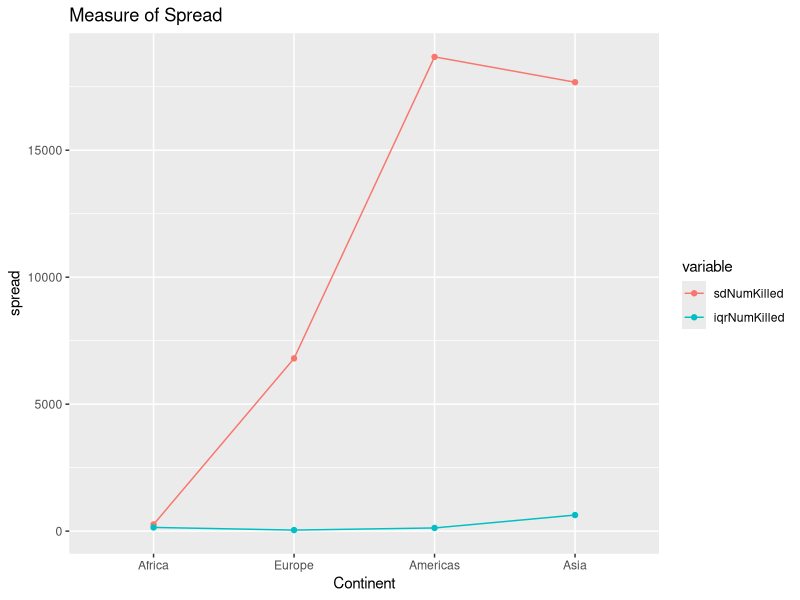
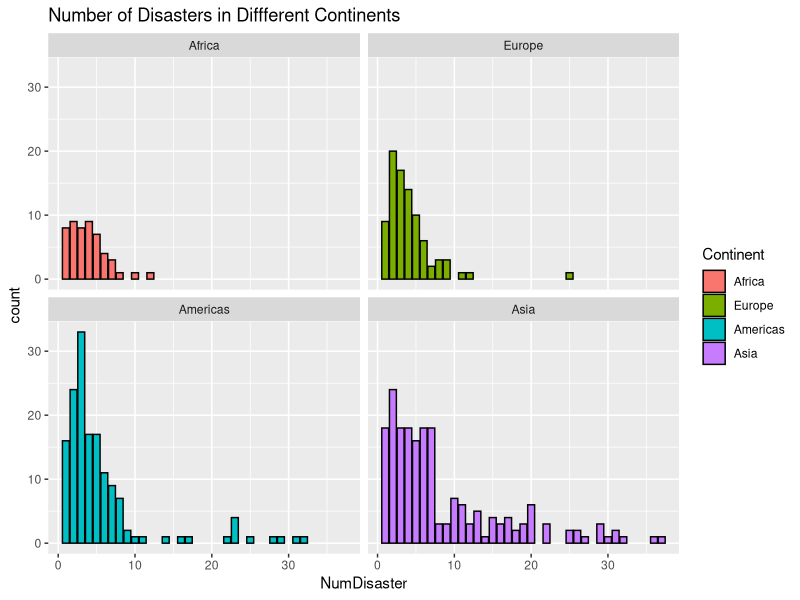
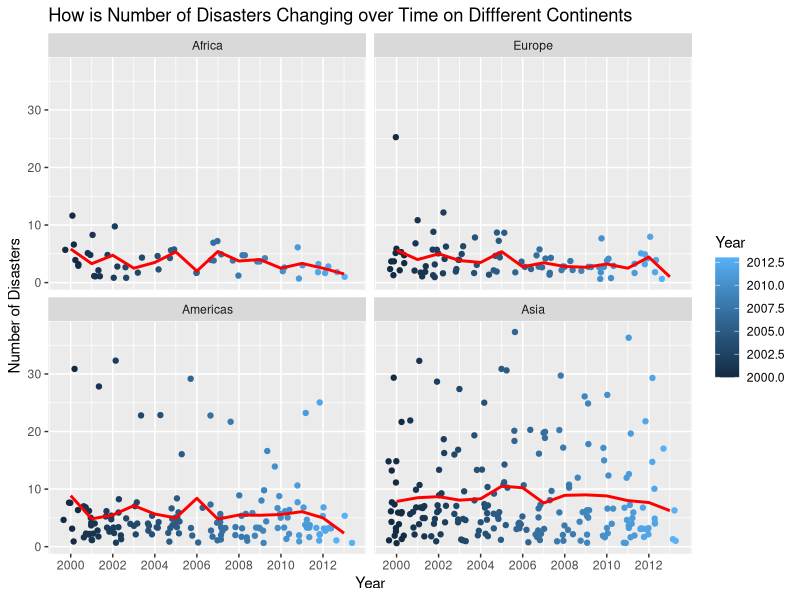
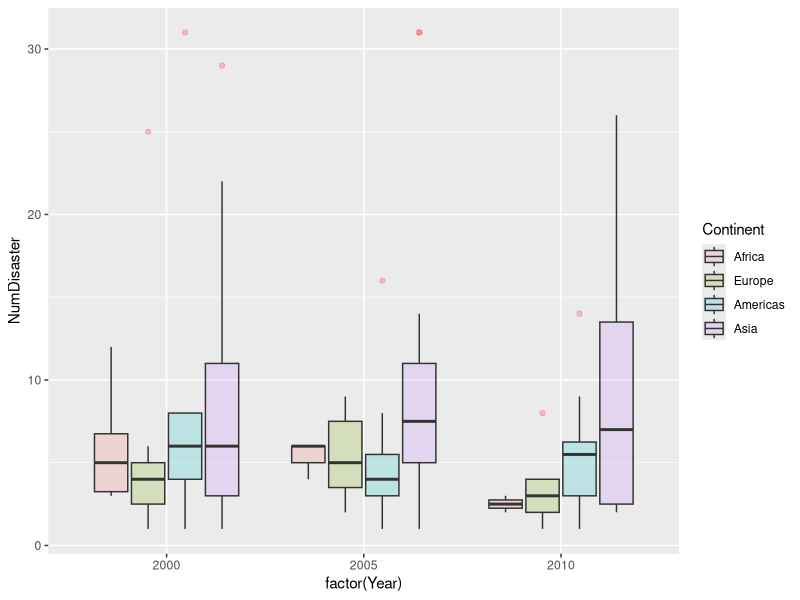
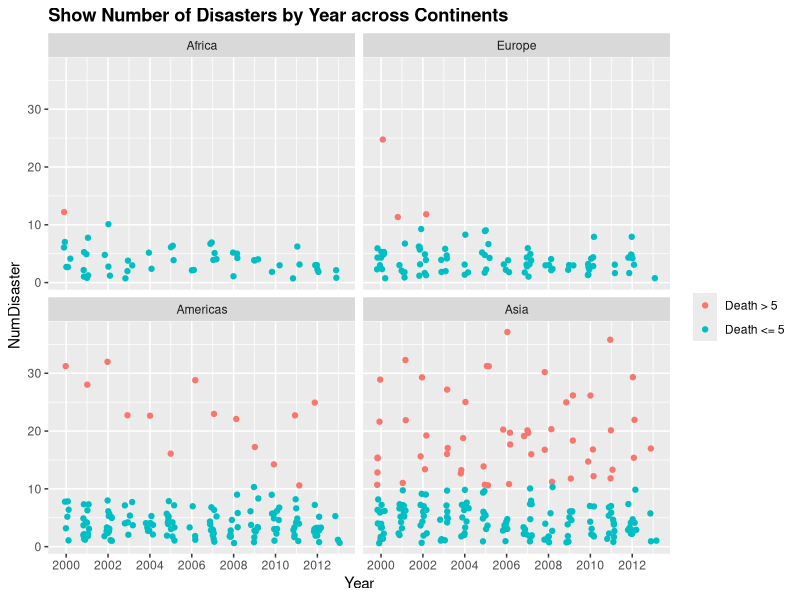
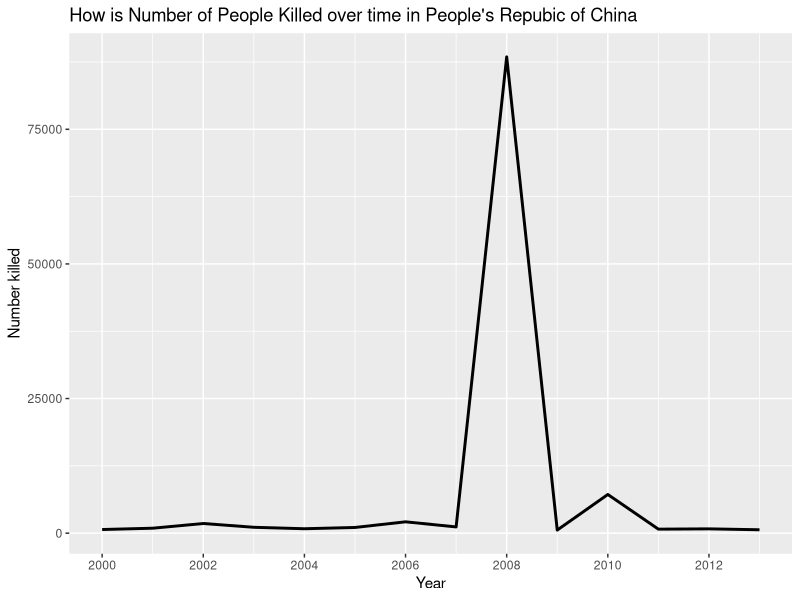
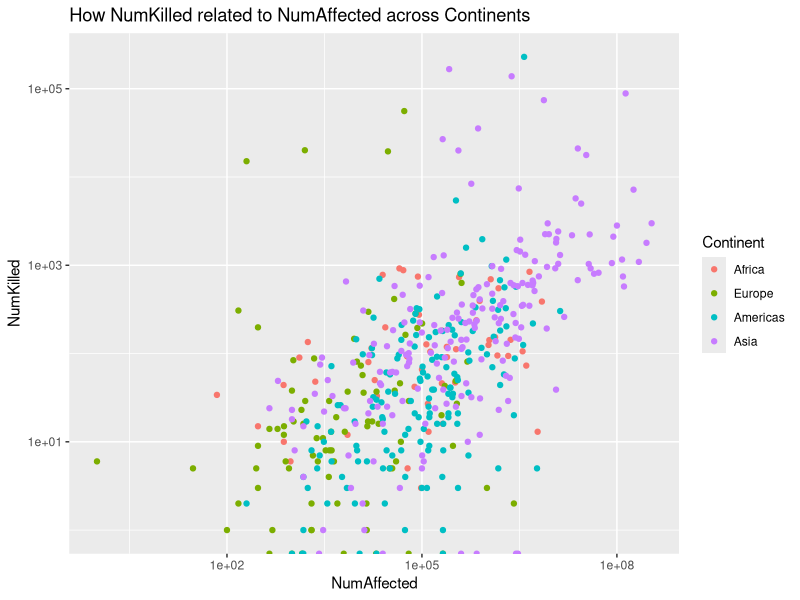
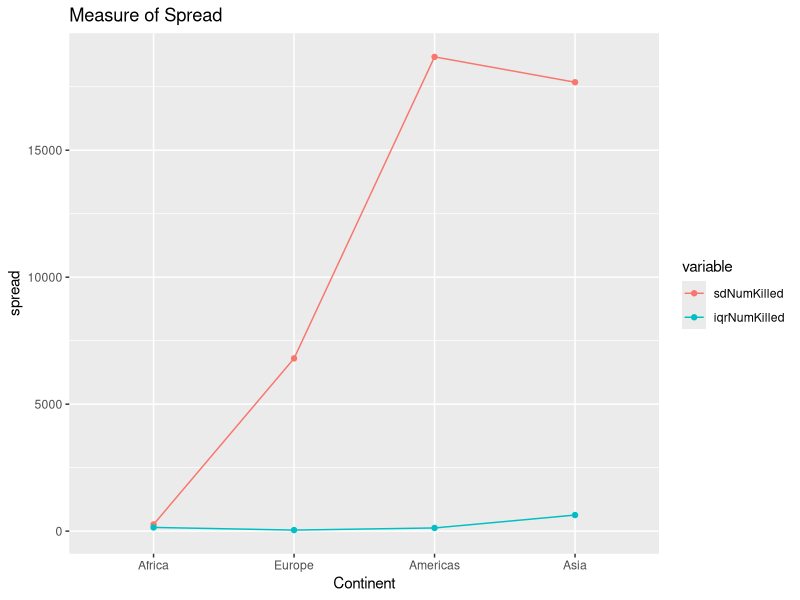

Source code (R) for these figures, in order:
library(arm)
library(ggplot2)
library(plyr)
library(xtable)
library(reshape2)

Disaster <- read.delim("Disaster_clean.tsv")


## Learn from JB's code
## infer order of Race and Film factors from order in file
Disaster <-
  within(Disaster, {
    Continent <- factor(as.character(Continent), 
                        levels = unique(Disaster$Continent))
  })
## Yes! It is still follow the order!!!!!

## try to get the spread of death within the continents
spreaddeath <- ddply(Disaster, ~ Continent, summarize,
                     sdNumKilled = sd(NumKilled), 
                     iqrNumKilled = IQR(NumKilled))
write.table (spreaddeath,"spreaddeath.tsv", quote = FALSE,
             sep = "\t", row.names = FALSE)

newspread <- melt(spreaddeath, id="Continent")
ggplot(newspread, aes(x = Continent, y = value, colour = variable)) + 
  geom_point() + geom_line(aes(x=as.numeric(Continent)))+ ylab("spread") +
  ggtitle("Measure of Spread")
ggsave("line_MeasureofSpread.png")

## Then, try to produce the maximum and minimum statistics 
## for different variables in all continents
## for all continents
maxmean<- ddply(Disaster, ~ Continent, summarize, 
                meanDamage = mean(TotalDamUSD),
                maxDamage= max(TotalDamUSD),
                meanAffPop = mean(NumAffected),
                maxAffPop = max(NumAffected),
                meanInjured = mean(NumInjured),
                maxInjured = max(NumInjured),
                meanDeath = mean(NumKilled),
                maxDeath = max(NumKilled),
                meanHomeless = mean(NumHomeless),
                maxHomeless = max(NumHomeless)
)
write.table (maxmean,"maxmean.tsv", quote = FALSE,
             sep = "\t", row.names = FALSE)

## We have summarized some detailed information about different 
## variables in the dataset. Now, let's discouver more details.
## First,let's identify which varibales play an important role to predict 
## the damaged amount from natural disasters.

## To start with, Let us to fit the full model.
FullModel <- lm(TotalDamUSD ~ NumDisaster + NumKilled + NumInjured +
                  NumAffected +NumHomeless, data = Disaster)
summary(FullModel)

## Based on the summmary, it can be shown that number of disasters 
## played a significant role to determine the damaged amount. 
## Therefore, I will pay more attention on whether the
## number of disasters also play an essential role in country level.

mFun <- function(x) {
  model <- lm(TotalDamUSD ~ NumDisaster, x)
  estCoefs <- c(coef(model))
  estSE <- c(se.coef(model))
  ## 2 means 2nd row (we do not want to test intercept), 
  ## 4 means the 4th column, which corresponding to p-value
  p_value <- summary(model)$coefficients[2, 4]  
  names(estCoefs) <- c("intercept", "NumDisaster")
  names(estSE) <- c("SE(intercept)", "SE(NumDisaster)")
  names(p_value) <- "p-value (NumDisaster)"
  return (c(estCoefs,estSE,p_value))
}

mCoefs <- ddply(Disaster, ~Country, mFun)
write.table (mCoefs,"regression.tsv", quote = FALSE,
             sep = "\t", row.names = FALSE)

## I tried my best, but I am not sure whether this is the correct way.
## Based on above table, we found that even though the number 
## of disasters play an critical role in the world level, 
## it does not significant in country level for most countries. 
## It might because the individual country has limited sample size. 
## Thus, the standard error is huge.

## The next topic that I would like to focus on is how the number of 
## disasters changing over time on different continents.

## To begin with, let us plot the number of disasters in different continents.

ggplot(Disaster,aes(x=NumDisaster, fill= Continent)) + facet_wrap(~Continent)+
  geom_bar(binwidth = 2, color = "black") +
  ggtitle("Number of Disasters in Diffferent Continents")
ggsave("barchart_DisasterbyContinent.png")

## After having some basic ideas about the frequency of the number of disasters in 
## different continents,I will look at the number of disasters changing over time 
## on diffferent continents

ggplot(Disaster, aes(x = Year, y = NumDisaster, color = Year))+ 
  geom_jitter() + facet_wrap(~ Continent) + 
  geom_line(stat = "summary", fun.y = "mean", col = "red", lwd = 1) +
  ggtitle("How is Number of Disasters Changing over Time on Diffferent Continents") + 
  scale_x_continuous(name = "Year", breaks = seq(min(Disaster$Year), 
                                                 max(Disaster$Year), by = 2))  + 
  xlab("Year") + ylab("Number of Disasters")
ggsave("stripplot_NumofDisTimeContinent.png")

## Based on the plot, there is no significan relationship beween the number of disasters 
## and time. However, it can be found that there is some difference for the number of 
## disasters across continents.

## Next, try boxplot for the year 2000, 2005 and 2010
ggplot(subset(Disaster, Year %in% c(2000,2005,2010)), aes(x = factor(Year), 
                                                          y = NumDisaster, 
                                                          fill = Continent), 
       groups = Continent) + geom_boxplot(alpha = 0.2, outlier.colour= "red") 
ggsave("boxplot_DisasterbyYear.png")

## Obviously, Asia has more variation for the number of disasters.

## Finally, let us try another plot about the number of disasters changing over 
## time on diffferent continents
low_number= 10
ggplot(Disaster, aes(x = Year, y = NumDisaster, 
                     colour = NumDisaster <= low_number)) + 
  geom_jitter(position = position_jitter(width = .2)) + 
  facet_wrap(~ Continent) + 
  ggtitle(paste("NumDisaster <= ", low_number)) + 
  theme(plot.title = element_text(face="bold")) + 
  ggtitle("Show Number of Disasters by Year across Continents") + 
  scale_colour_discrete(name="",breaks=c("FALSE", "TRUE"),
                        labels=c("Death > 5", "Death <= 5")) +
  scale_x_continuous(name = "Year", breaks = seq(min(Disaster$Year), 
                                                 max(Disaster$Year), by = 2)) 
ggsave("stripplot_DisasterbyYC.png")


## By looking at above graph, we can see Americas and Asia have more natural 
## disasters than other continents. Also, these disasters killed more people.


## Now, Let us look at a special plot: dots scatterplot of number of natural 
## disaster over year for China. Why??

ggplot(subset(Disaster, Country == "China P Rep"), aes(x = Year, y = NumKilled)) + 
  geom_line(lwd=1) + xlab("Year") + ylab("Number killed") +
  ggtitle("How is Number of People Killed over time in People's Repubic of China") +
  scale_x_continuous(name = "Year", breaks = seq(min(Disaster$Year), 
                                                 max(Disaster$Year), by = 2)) 
ggsave("line_NumKilledChina.png")


## The graph shows that more than 80,000 were killed by natural disaster 
## in the year of 2008 in China. That was Sichuan Earthquake. At that time, 
## I was also in Sichuan and experienced this catastrophe. I feel sorry for 
## those people who lost their lives during this disaster.Since I experienced 
## this natural disaster, I would think this is an important plot for me!!


## Next, I would like to evaluate whether there is a relationship between affected 
## population and death across continents.The question is that whether more people got 
## affected will lead more people be killed? Since some natural disasters caused a lot of 
## people lost lives, I used log transformation (**Question** Log transformation may not make sense?)

ggplot(Disaster, aes(x = NumAffected, y = NumKilled, color = Continent)) + 
  geom_point() + scale_x_log10() + scale_y_log10()+
  ggtitle("How NumKilled related to NumAffected across Continents") 
ggsave("points_NumKilledwithAffected.png")

## Based on the graph, it can be seen that with the increase of number of people got affected,
## there is a slightly increasing trend for the number of people got killed.
